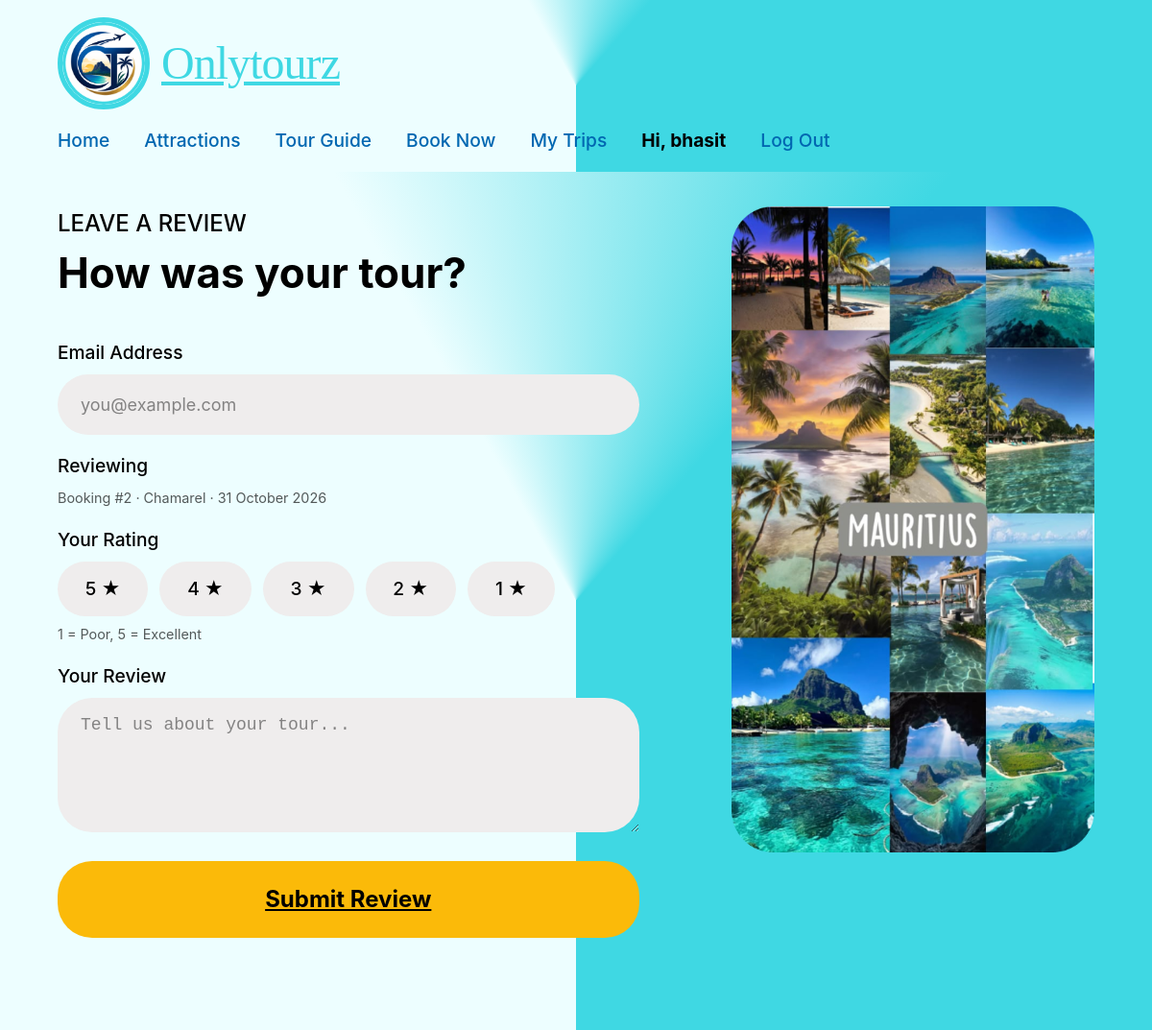
The page /review/2/ (signed in) on the database its author committed.
### OnlyToursApp/models.py (models this page shows, shortened)
class Booking(models.Model):
	BOOKING_STATUS_CHOICES = (
        ("PENDING" , "pending"),
        ("ACCEPTED" , "accepted"),
        ("DECLINED" , "declined"),
        ("CANCELLED" , "cancelled"),
        ("PAID" , "paid"),
        ("UNPAID" , "unpaid"),
    )
	BookingID = models.AutoField(primary_key=True, help_text='Unique ID for the booking')
	Customer = models.ForeignKey(Customer, on_delete=models.CASCADE, help_text="Choose a Customer")
	Listing = models.ForeignKey(Listings, on_delete=models.CASCADE, help_text="Choose a Tour")
	DateTimeRequested = models.DateTimeField(auto_now_add=True)
	TourDate = models.DateField()
	TimeSlot = models.TimeField(help_text='Enter the preferred time')
	TotalPrice = models.DecimalField(decimal_places=2, max_digits=10)
	NumberOfParticipants = models.IntegerField(null=True, blank=True, help_text='Enter the Number of Participants')
	BookingStatus = models.CharField(max_length=20, choices = BOOKING_STATUS_CHOICES)
	SpecialRequests = models.TextField(null=True, blank=True, max_length=500, help_text='Any special requests')

class Listings(models.Model):
	LISTING_STATUS_CHOICES = (
		("ACTIVE", "active"),
		("INACTIVE", "inactive"),
	)
	ListingID = models.AutoField(primary_key=True, help_text='Unique ID for the listing')
	Guide = models.ForeignKey(TourGuide, on_delete=models.CASCADE, help_text="Choose a Guide")
	TourName = models.CharField(null=False, blank=False, max_length=200, help_text='Enter the name of the tour')
	LDescription = models.TextField(null=False, blank=False, help_text='Enter a description of the tour')
	Duration = models.DecimalField(null=False, blank=False, max_digits=4, decimal_places=1, help_text='Enter the duration of the tour in hours')
	MeetingPoint = models.CharField(null=False, blank=False, max_length=200, help_text='Enter the meeting point of the tour')
	Price = models.DecimalField(null=False, blank=False, max_digits=10, decimal_places=2, help_text='Enter the price per person')
	AvailabilityDate = models.DateField(null=False, blank=False, help_text='Enter the date the tour is available')
	ListingsStatus = models.CharField(max_length=20, choices=LISTING_STATUS_CHOICES, help_text='Select the status of the listing')
	DateCreated = models.DateField(null=False, blank=False, auto_now_add=True)
	Attraction = models.ManyToManyField('Attractions')

### OnlyToursApp/views.py (the view, shortened to what this page needs)
# urls.py: path('review/<int:booking_id>/', views.ReviewView.as_view(), name='review'),
@method_decorator(login_required(login_url='login'), name='dispatch')
class ReviewView(FormView):
    template_name = 'review.html'
    form_class = ReviewForm
    success_url = reverse_lazy('OnlyToursApp:home')
    def dispatch(self, request, *args, **kwargs):
        customer = get_object_or_404(Customer, pk=request.user.pk)
        self.booking = get_object_or_404(
            Booking.objects.select_related('Listing', 'Customer'),
            pk=kwargs['booking_id'], Customer=customer)
        return super().dispatch(request, *args, **kwargs)
    def get_form_kwargs(self):
        kwargs = super().get_form_kwargs()
        kwargs['booking'] = self.booking
        return kwargs
    def get_context_data(self, **kwargs):
        context = super().get_context_data(**kwargs)
        context['booking'] = self.booking
        return context

### OnlyToursApp/forms.py (shortened to what this page needs)
class ReviewForm(forms.ModelForm):
    email = forms.EmailField(
        label='Email Address',
        widget=forms.EmailInput(attrs={'placeholder': 'you@example.com'}),
    )
    class Meta:
        model = Review
        fields = ['Rating', 'Comment']
        labels = {'Rating': 'Your Rating', 'Comment': 'Your Review'}
        widgets = {
            'Rating': forms.RadioSelect(choices=RATING_CHOICES),
            'Comment': forms.Textarea(attrs={'rows': 5, 'placeholder': 'Tell us about your tour...'}),
        }
    def __init__(self, *args, booking=None, **kwargs):
        super().__init__(*args, **kwargs)
        self.booking = booking                      # the booking from the URL, given by the view
        self.fields['Comment'].required = True      # the model allows blank, the review form shouldn't

### OnlyToursApp/templates/review.html (shortened to what this page needs)
{% extends 'base.html' %}
{% load static %}
{% block extra_css %}
  <link rel="stylesheet" href="{% static 'css/base.css' %}">
  <link rel="stylesheet" href="{% static 'css/review.css' %}">
{% endblock %}
{% block content %}
  <div class="review-page site-brand-gradient">
    <div class="review-grid">
      <div class="review-form-wrap">
        <p class="eyebrow">LEAVE A REVIEW</p>
        <h1>How was your tour?</h1>
        <form class="review-form" method="post" novalidate>
          <div class="field field-full">
            <label for="{{ form.email.id_for_label }}">{{ form.email.label }}</label>
            {{ form.email }}
          </div>
          <div class="field field-full">
            <span class="field-label">Reviewing</span>
            <p class="field-hint">
              Booking #{{ booking.BookingID }} · {{ booking.Listing.TourName }} · {{ booking.TourDate|date:"j F Y" }}
            </p>
          </div>
          <div class="field field-full">
            <span class="field-label">{{ form.Rating.label }}</span>
            <div class="rating-options">
              {% for radio in form.Rating %}
                <label class="rating-pill" for="{{ radio.id_for_label }}">
                  <span>{{ radio.choice_label }}</span>
                </label>
              {% endfor %}
            </div>
            <p class="field-hint">1 = Poor, 5 = Excellent</p>
          </div>
          <div class="field field-full">
            <label for="{{ form.Comment.id_for_label }}">{{ form.Comment.label }}</label>
            {{ form.Comment }}
          </div>
          <div class="field field-full">
            <button type="submit" class="btn-accent">Submit Review</button>
          </div>
        </form>
      </div>
      <a class="review-hero-image" href="{% url 'OnlyToursApp:home' %}" aria-label="OnlyTours — back to home">
        <img src="{% static 'images/_5277724560626194-20.png' %}" alt="Scenic views of Mauritius" />
      </a>
    </div>
  </div>
{% endblock %}

### OnlyToursApp/templates/partials/navbar.html (shortened to what this page needs)
{% load static %}
<header class="site-header site-brand-gradient">
  <a class="site-logo" href="{% url 'OnlyToursApp:home' %}">
    <img src="{% static 'images/image0.png' %}" alt="OnlyTours logo" />
    <span class="site-logo-text">
      <span class="script">Onlytourz</span>
    </span>
  </a>
  <nav aria-label="Main navigation">
    <ul class="site-nav">
      <li><a href="{% url 'OnlyToursApp:home' %}">Home</a></li>
      <li><a href="{% url 'OnlyToursApp:attractions' %}">Attractions</a></li>
      <li><a href="{% url 'OnlyToursApp:tourguides' %}">Tour Guide</a></li>
      {% if user.tourguide %}
      <li><a href="{% url 'OnlyToursApp:guide_bookings' %}">My Bookings</a></li>
      <li><a href="{% url 'OnlyToursApp:guide_listings' %}">My Listings</a></li>
      <li><a href="{% url 'OnlyToursApp:guide_reviews' %}">My Reviews</a></li>
      {% else %}
      <li><a href="{% url 'OnlyToursApp:booknow' %}">Book Now</a></li>
      {% if user.customer %}
      <li><a href="{% url 'OnlyToursApp:my_trips' %}">My Trips</a></li>
      {% endif %}
      {% endif %}
      {% if user.is_authenticated %}
      <li class="site-nav-user">Hi, {{ user.first_name|default:user.username }}</li>
      <li>
        <form class="site-nav-logout" method="post" action="{% url 'logout' %}">
          <button type="submit">Log Out</button>
        </form>
      </li>
      {% else %}
      <li><a href="{% url 'login' %}">Log In</a></li>
      <li><a href="{% url 'OnlyToursApp:register' %}">Register</a></li>
      {% endif %}
    </ul>
  </nav>
</header>

### OnlyToursApp/static/css/base.css (style rules this page uses)
:root { --logo: #3fd8e3; --headings: #0067b1; --accent: #fbba09; --text-body: rgba(0, 0, 0, 0.65); --input-bg: #efeded; --font-script: "Brush Script MT", "Segoe Script", cursive; --font-body: "Inter", system-ui, -apple-system, "Segoe UI", Roboto, Helvetica, Arial, sans-serif; --space-xs: clamp(0.5rem, 1vw, 0.75rem); --space-sm: clamp(0.75rem, 1.5vw, 1.25rem); --space-md: clamp(1.25rem, 3vw, 2.5rem); --space-lg: clamp(2rem, 5vw, 4rem); --space-xl: clamp(3rem, 8vw, 6rem); --radius-lg: clamp(20px, 3vw, 40px); --max-content-width: 1280px; }
*, *::before, *::after { box-sizing: border-box; }
html { -webkit-text-size-adjust: 100%; }
body { margin: 0; padding: 0; font-family: var(--font-body); color: #000; background: #ffffff; line-height: 1.5; overflow-x: hidden; }
a { text-decoration: none; color: inherit; }
img { max-width: 100%; display: block; }
button, input, select { font: inherit; }
.site-brand-gradient { background: conic-gradient( from 180deg at 50% 50%, rgba(237, 254, 255, 1) 41.8%, rgba(63, 216, 227, 1) 61.5% ); }
.site-header { padding: var(--space-sm) var(--space-lg); display: flex; flex-wrap: wrap; align-items: center; justify-content: space-between; gap: var(--space-sm); }
.site-logo { display: flex; align-items: center; gap: var(--space-xs); flex-shrink: 0; }
.site-logo img { border-radius: 50%; border: clamp(3px, 0.5vw, 5px) solid var(--logo); width: clamp(56px, 8vw, 96px); height: clamp(56px, 8vw, 96px); object-fit: cover; }
.site-logo-text { color: var(--logo); text-decoration: underline; white-space: nowrap; display: flex; align-items: baseline; gap: 0.25rem; }
.site-logo-text .script { font-family: var(--font-script); font-size: clamp(1.5rem, 4vw, 3rem); letter-spacing: -0.02em; }
.site-nav { display: flex; flex-wrap: wrap; align-items: center; gap: clamp(1rem, 3vw, 2.5rem); list-style: none; margin: 0; padding: 0; }
.site-nav a, .site-nav .site-nav-item, .site-nav-user, .site-nav-logout button { color: var(--headings); text-align: center; font-weight: 500; font-size: clamp(1rem, 1.6vw, 1.35rem); white-space: nowrap; }
.site-nav-user { font-weight: 700; color: #000; }
.site-nav-logout { margin: 0; }
.site-nav-logout button { background: none; border: none; padding: 0; cursor: pointer; font-family: inherit; }
body { display: flex; flex-direction: column; min-height: 100vh; }
.btn-accent { display: inline-flex; align-items: center; justify-content: center; background: var(--accent); color: #000; font-weight: 700; text-decoration: underline; border: none; border-radius: var(--radius-lg); padding: clamp(0.9rem, 2vw, 1.4rem) clamp(1.5rem, 4vw, 3rem); font-size: clamp(1.1rem, 2vw, 1.6rem); cursor: pointer; width: 100%; max-width: 640px; }

### rows shown on the page
Booking: BookingID "2", Listing.TourName "Chamarel", TourDate "31 October 2026"

### other values the page prints
{{ user.first_name|default:user.username }} "bhasit"
{{ radio.choice_label }} "5 ★" "4 ★" "3 ★" "2 ★" "1 ★"
